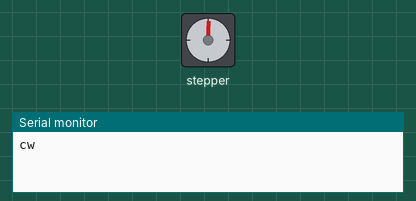
Bench run of a sketch on a simulated Arduino Uno, built with avr-gcc and run on an emulated ATmega328P. On the bench: stepper motor, the last lines printed to the serial monitor. Stepper angles assume 100 steps per turn.

Above: at 0.05 s.
At 1.5 s:
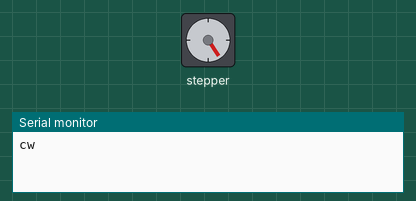
At 3.0 s:
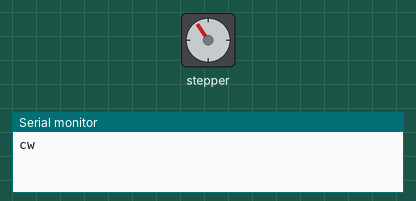
At 6.35 s:
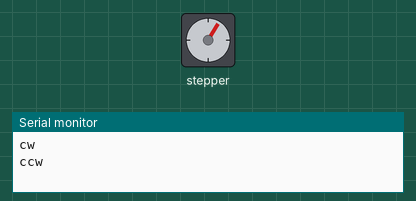
Timing chart, 0 to 9.1 s (numbered marks = the images above):
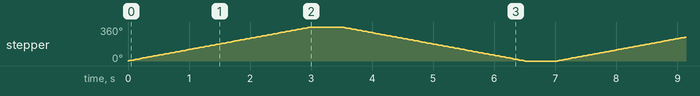

The sketch:

stepDeneme.ino
```cpp
#include <Stepper.h>
const int stepsPerRev = 100;
const int stepSpeed = 20; //set the speed at 60 rpm
Stepper motor(stepsPerRev, 8, 9, 10, 11);

void setup() {
  // put your setup code here, to run once:
  motor.setSpeed(stepSpeed);// Set the motor speed in rotations per minute(RPMs)

  Serial.begin(9600);
}

void loop() {
  // put your main code here, to run repeatedly:
  Serial.print("cw\n");
  motor.step(stepsPerRev); // step one revolution in one direction
  delay(500);

  Serial.print("ccw\n");
  motor.step(-stepsPerRev);
  delay(500);
}
```

Measured:
- by itself, stepper: turns 360° clockwise in 3.0 s, then 360° counter-clockwise in 3.0 s, repeating every 7.0 s
